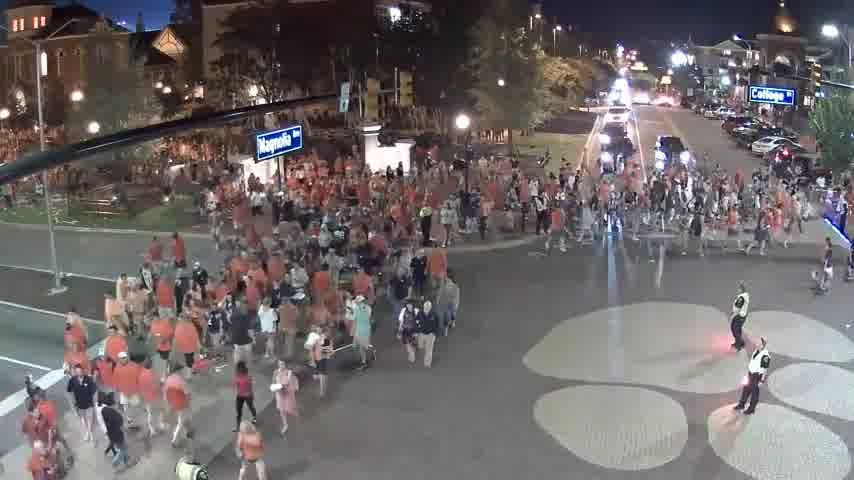
#> input picture datasets/Auburn/frames/avg_frame.jpg, 854 x 480 px, found by its file name
$ python extract_object_with_avg_frm.py   (older library calls are emulated)
#> lines starting #> are read from the running program, lines starting #| are printed output that depends on the picture
import sys
# import imutils
import time
import cv2
import numpy as np
import os
import subprocess
import argparse


parser = argparse.ArgumentParser(description="Get Object Images")
parser.add_argument('--area_limit', default=1000, type=int, help = 'min area of the bounding box')
parser.add_argument('--frm_path', default="../datasets/Lausanne/frames/", type = str, help="from path")
parser.add_argument('--output_path', default="../results/TopKFiltering/Lausanne/objectImgs/", type = str, help="output folder")

# area_limit = int(sys.argv[1])
# frm_path = sys.argv[2]
# output_path = sys.argv[3]


if __name__ == "__main__":
    args = parser.parse_args()

    cv2.ocl.setUseOpenCL(False)
    avg_frame = cv2.imread(os.path.join(args.frm_path, '..',  'avg_frame.jpg'), cv2.IMREAD_UNCHANGED)
#> avg_frame is the input picture: shape (480, 854, 3); mean B, G, R 104, 103.8, 110.4
    avg_frame = cv2.cvtColor(avg_frame, cv2.COLOR_BGR2GRAY)
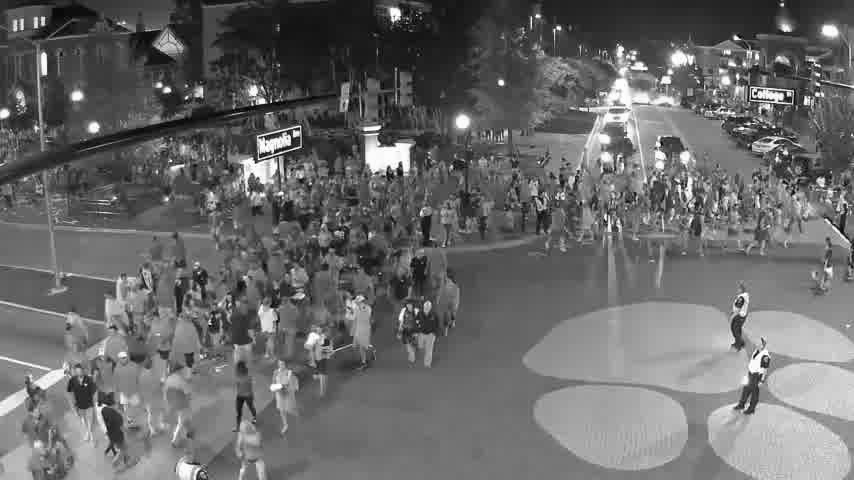
#> avg_frame: shape (480, 854); min 0, max 255, mean 105.8

    if not (os.path.exists(args.output_path)):
        os.makedirs(args.output_path)

    obj_map_file = open(os.path.join(args.output_path, "..", 'obj_map.txt'), 'w')
    mapping_file = open(os.path.join(args.output_path, "..", 'mapping_file.txt'), 'w')
    kernel = cv2.getStructuringElement(cv2.MORPH_ELLIPSE, (3, 3))
    kernel_dil = np.ones((20,20), np.uint8)

    # Go through the frame map file
#> (the run stopped early here; a loop or call above may not have finished)
